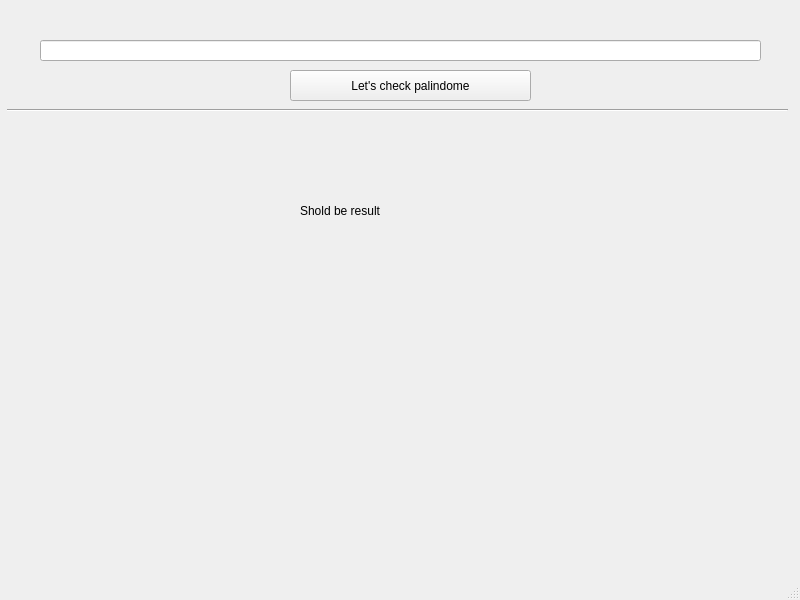
<?xml version="1.0" encoding="UTF-8"?>
<ui version="4.0">
 <class>CheckPalindrome</class>
 <widget class="QMainWindow" name="CheckPalindrome">
  <property name="geometry">
   <rect>
    <x>0</x>
    <y>0</y>
    <width>800</width>
    <height>600</height>
   </rect>
  </property>
  <property name="windowTitle">
   <string>CheckPalindrome</string>
  </property>
  <widget class="QWidget" name="centralwidget">
   <widget class="QLabel" name="label">
    <property name="geometry">
     <rect>
      <x>300</x>
      <y>190</y>
      <width>231</width>
      <height>41</height>
     </rect>
    </property>
    <property name="text">
     <string>Shold be result</string>
    </property>
   </widget>
   <widget class="Line" name="line">
    <property name="geometry">
     <rect>
      <x>7</x>
      <y>100</y>
      <width>781</width>
      <height>20</height>
     </rect>
    </property>
    <property name="orientation">
     <enum>Qt::Horizontal</enum>
    </property>
   </widget>
   <widget class="QLineEdit" name="lineEdit">
    <property name="geometry">
     <rect>
      <x>40</x>
      <y>40</y>
      <width>721</width>
      <height>21</height>
     </rect>
    </property>
   </widget>
   <widget class="QPushButton" name="pushButton">
    <property name="geometry">
     <rect>
      <x>290</x>
      <y>70</y>
      <width>241</width>
      <height>31</height>
     </rect>
    </property>
    <property name="text">
     <string>Let's check palindome</string>
    </property>
   </widget>
  </widget>
  <widget class="QMenuBar" name="menubar">
   <property name="geometry">
    <rect>
     <x>0</x>
     <y>0</y>
     <width>800</width>
     <height>24</height>
    </rect>
   </property>
  </widget>
  <widget class="QStatusBar" name="statusbar"/>
 </widget>
 <resources/>
 <connections/>
</ui>
